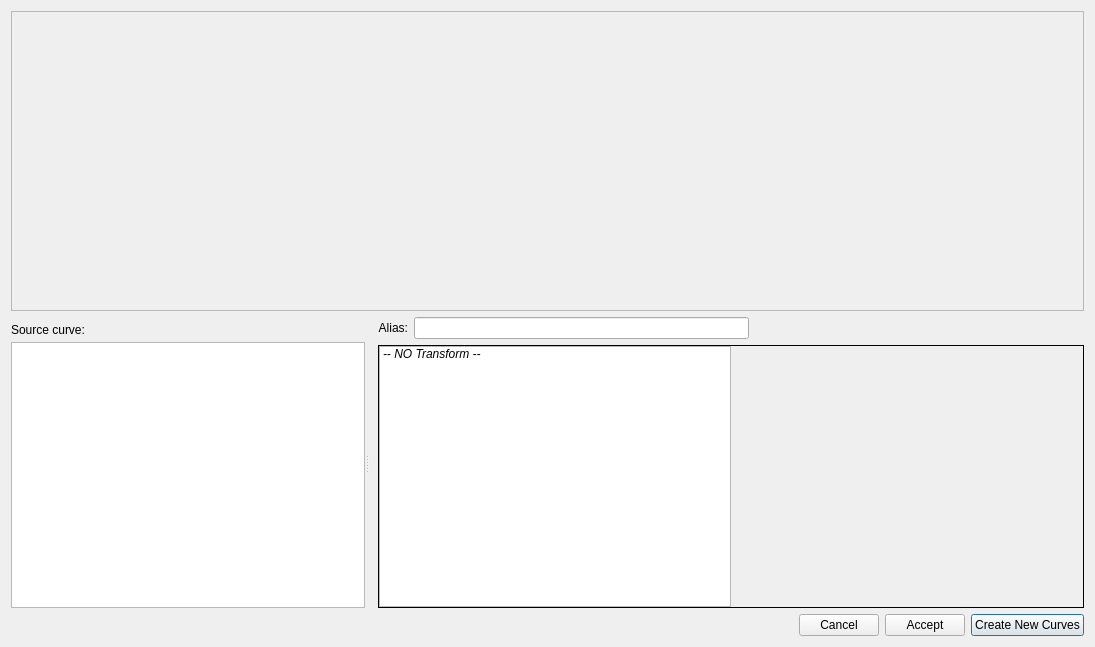
<?xml version="1.0" encoding="UTF-8"?>
<ui version="4.0">
 <class>plotwidget_transforms</class>
 <widget class="QDialog" name="plotwidget_transforms">
  <property name="geometry">
   <rect>
    <x>0</x>
    <y>0</y>
    <width>1095</width>
    <height>647</height>
   </rect>
  </property>
  <property name="windowTitle">
   <string>Transform Editor</string>
  </property>
  <layout class="QVBoxLayout" name="verticalLayout_2" stretch="1,1,0">
   <item>
    <widget class="QFrame" name="framePlotPreview">
     <property name="minimumSize">
      <size>
       <width>600</width>
       <height>300</height>
      </size>
     </property>
     <property name="frameShape">
      <enum>QFrame::StyledPanel</enum>
     </property>
     <property name="frameShadow">
      <enum>QFrame::Raised</enum>
     </property>
    </widget>
   </item>
   <item>
    <widget class="QWidget" name="widgetBottom" native="true">
     <property name="minimumSize">
      <size>
       <width>0</width>
       <height>250</height>
      </size>
     </property>
     <property name="maximumSize">
      <size>
       <width>16777215</width>
       <height>16777215</height>
      </size>
     </property>
     <layout class="QHBoxLayout" name="horizontalLayout_3">
      <property name="spacing">
       <number>0</number>
      </property>
      <property name="leftMargin">
       <number>0</number>
      </property>
      <property name="topMargin">
       <number>0</number>
      </property>
      <property name="rightMargin">
       <number>0</number>
      </property>
      <property name="bottomMargin">
       <number>0</number>
      </property>
      <item>
       <widget class="QSplitter" name="splitter">
        <property name="orientation">
         <enum>Qt::Horizontal</enum>
        </property>
        <widget class="QWidget" name="widget" native="true">
         <layout class="QVBoxLayout" name="verticalLayout">
          <property name="spacing">
           <number>0</number>
          </property>
          <property name="leftMargin">
           <number>0</number>
          </property>
          <property name="topMargin">
           <number>0</number>
          </property>
          <property name="bottomMargin">
           <number>0</number>
          </property>
          <item>
           <widget class="QLabel" name="label_2">
            <property name="minimumSize">
             <size>
              <width>0</width>
              <height>25</height>
             </size>
            </property>
            <property name="text">
             <string>Source curve:</string>
            </property>
           </widget>
          </item>
          <item>
           <widget class="QListWidget" name="listCurves">
            <property name="focusPolicy">
             <enum>Qt::NoFocus</enum>
            </property>
            <property name="editTriggers">
             <set>QAbstractItemView::NoEditTriggers</set>
            </property>
            <property name="selectionMode">
             <enum>QAbstractItemView::SingleSelection</enum>
            </property>
            <property name="selectionBehavior">
             <enum>QAbstractItemView::SelectRows</enum>
            </property>
            <property name="isWrapping" stdset="0">
             <bool>false</bool>
            </property>
           </widget>
          </item>
         </layout>
        </widget>
        <widget class="QWidget" name="layoutWidget">
         <layout class="QVBoxLayout" name="transformLayout">
          <property name="leftMargin">
           <number>9</number>
          </property>
          <item>
           <layout class="QHBoxLayout" name="horizontalLayout_2">
            <item>
             <widget class="QLabel" name="label">
              <property name="minimumSize">
               <size>
                <width>0</width>
                <height>0</height>
               </size>
              </property>
              <property name="maximumSize">
               <size>
                <width>16777215</width>
                <height>16777215</height>
               </size>
              </property>
              <property name="text">
               <string>Alias:</string>
              </property>
              <property name="alignment">
               <set>Qt::AlignRight|Qt::AlignTrailing|Qt::AlignVCenter</set>
              </property>
             </widget>
            </item>
            <item>
             <widget class="QLineEdit" name="lineEditAlias">
              <property name="minimumSize">
               <size>
                <width>300</width>
                <height>0</height>
               </size>
              </property>
              <property name="maximumSize">
               <size>
                <width>500</width>
                <height>16777215</height>
               </size>
              </property>
              <property name="focusPolicy">
               <enum>Qt::ClickFocus</enum>
              </property>
             </widget>
            </item>
            <item>
             <spacer name="horizontalSpacer">
              <property name="orientation">
               <enum>Qt::Horizontal</enum>
              </property>
              <property name="sizeHint" stdset="0">
               <size>
                <width>40</width>
                <height>20</height>
               </size>
              </property>
             </spacer>
            </item>
           </layout>
          </item>
          <item>
           <widget class="QFrame" name="tansformFrame">
            <property name="frameShape">
             <enum>QFrame::Box</enum>
            </property>
            <layout class="QHBoxLayout" name="horizontalLayout" stretch="2,2">
             <property name="spacing">
              <number>0</number>
             </property>
             <property name="leftMargin">
              <number>0</number>
             </property>
             <property name="topMargin">
              <number>0</number>
             </property>
             <property name="rightMargin">
              <number>0</number>
             </property>
             <property name="bottomMargin">
              <number>0</number>
             </property>
             <item>
              <widget class="QListWidget" name="listTransforms">
               <property name="minimumSize">
                <size>
                 <width>150</width>
                 <height>0</height>
                </size>
               </property>
               <property name="maximumSize">
                <size>
                 <width>16777215</width>
                 <height>16777215</height>
                </size>
               </property>
               <property name="focusPolicy">
                <enum>Qt::NoFocus</enum>
               </property>
               <property name="editTriggers">
                <set>QAbstractItemView::NoEditTriggers</set>
               </property>
               <property name="selectionBehavior">
                <enum>QAbstractItemView::SelectRows</enum>
               </property>
               <property name="spacing">
                <number>4</number>
               </property>
               <property name="selectionRectVisible">
                <bool>false</bool>
               </property>
               <item>
                <property name="text">
                 <string>-- NO Transform --</string>
                </property>
                <property name="font">
                 <font>
                  <italic>true</italic>
                 </font>
                </property>
               </item>
              </widget>
             </item>
             <item>
              <widget class="QStackedWidget" name="stackedWidgetArguments">
               <property name="minimumSize">
                <size>
                 <width>250</width>
                 <height>0</height>
                </size>
               </property>
               <widget class="QWidget" name="pageEmpty"/>
              </widget>
             </item>
            </layout>
           </widget>
          </item>
         </layout>
        </widget>
       </widget>
      </item>
     </layout>
    </widget>
   </item>
   <item>
    <layout class="QHBoxLayout" name="horizontalLayout_5">
     <item>
      <spacer name="horizontalSpacer_2">
       <property name="orientation">
        <enum>Qt::Horizontal</enum>
       </property>
       <property name="sizeHint" stdset="0">
        <size>
         <width>40</width>
         <height>20</height>
        </size>
       </property>
      </spacer>
     </item>
     <item>
      <widget class="QPushButton" name="pushButtonCancel">
       <property name="focusPolicy">
        <enum>Qt::NoFocus</enum>
       </property>
       <property name="text">
        <string>Cancel</string>
       </property>
      </widget>
     </item>
     <item>
      <widget class="QPushButton" name="pushButtonSave">
       <property name="focusPolicy">
        <enum>Qt::NoFocus</enum>
       </property>
       <property name="text">
        <string>Accept</string>
       </property>
      </widget>
     </item>
     <item>
      <widget class="QPushButton" name="pushButtonCreateNew">
       <property name="text">
        <string>Create New Curves</string>
       </property>
      </widget>
     </item>
    </layout>
   </item>
  </layout>
 </widget>
 <resources/>
 <connections/>
</ui>
